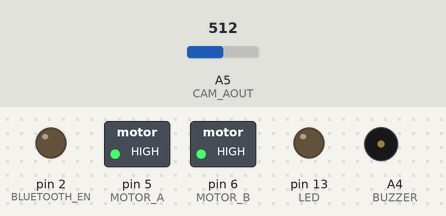
This sketch was run on a simulated Arduino Uno, built with avr-gcc and run on an emulated ATmega328P. Parts: switched loads named in the sketch (green lamp = pin HIGH), output pins drawn as LEDs (lit = HIGH), buzzer (waves = sounding, pin HIGH). Inputs (shaded band) come from the test bench; at power-on: A5 (CAM_AOUT) = 512. Pins used as bus, display or sensor lines are not drawn; what the sketch prints to the serial monitor is not drawn.

Above: at 0.2 s.
Timing chart, 0 to 1.7 s (numbered marks = the images above):
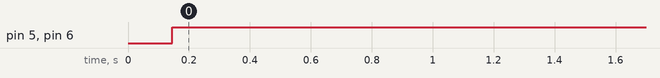

The sketch:

SEGUIDOR_CAMERA_MAIN.ino
```cpp
//########## PINOS - NÃO ALTERAR ##########
#define CAM_CLK 3
#define CAM_SI 4
#define CAM_AOUT A5
#define MOTOR_A 5
#define MOTOR_B 6
#define BUZZER A4
#define BLUETOOTH_EN 2
#define BOTAO 7
#define LED 13


//########## PARÂMETROS FIXOS - NÃO ALTERAR ##########
#define PIXEL_ARRAY_SIZE 128
#define CAM_CLK_DELAY_US  500

#define MOTOR_A_ADJUST  100
#define MOTOR_B_ADJUST  100

//########## PARÂMETROS AJUSTÁVEIS - ALTERAR À VONTADE ##########
#define COLOR_LOGIC 0
#define CAM_LIGHT_THRESHOLD 200
#define CAM_SIDE_TRIM_PIXELS 15
#define IGNORED_PIXEL_VALUE 0
#define DELAY_BETWEEN_ITERATIONS_MS 500
#define CENTER_DEAD_ZONE_PIXELS 30

//########## VARIÁVEIS DE PROCESSO - ALTERAR À VONTADE ##########
int somaEsquerda = 0, somaDireita = 0;

//########## VARIÁVEIS NECESSÁRIAS - NÃO ALTERAR ##########
int pixelArray[PIXEL_ARRAY_SIZE];
unsigned short motorACurrentSpeed = 0, motorBCurrentSpeed = 0, globalSpeed = 100;

void setup()
{
  pinMode(CAM_CLK, OUTPUT);
  pinMode(CAM_SI, OUTPUT);
  pinMode(CAM_AOUT, INPUT);
  pinMode(MOTOR_A , OUTPUT);
  pinMode(MOTOR_B , OUTPUT);
  pinMode(BUZZER , OUTPUT);
  pinMode(BLUETOOTH_EN , OUTPUT);
  pinMode(BOTAO , INPUT);
  pinMode(LED, OUTPUT);

  Serial.begin(115200); //######DEBUG ONLY######
}

void mainLogic() //AQUI VIVE A FUNÇÃO ONDE VAMOS TRABALHAR TODA A LÓGICA DO ROBÔ
{
  somaEsquerda = 0; somaDireita = 0;
  for (int i = 0; i < PIXEL_ARRAY_SIZE / 2; i++)
  {
    somaEsquerda += pixelArray[i];
  }
  for (int i = PIXEL_ARRAY_SIZE - 1; i > PIXEL_ARRAY_SIZE / 2; i--)
  {
    somaDireita += pixelArray[i];
  }
  Serial.print("Soma Esquerda: "); Serial.print(somaEsquerda); Serial.print("\t"); Serial.print("Soma Direita: "); Serial.print(somaDireita); Serial.print("\n"); //######DEBUG ONLY######

  if (somaDireita < somaEsquerda - CENTER_DEAD_ZONE_PIXELS / 2)
  {
    motorACurrentSpeed = 0;
    motorBCurrentSpeed = 100;
  }

  else if (somaDireita > somaEsquerda + CENTER_DEAD_ZONE_PIXELS / 2)
  {
    motorACurrentSpeed = 100;
    motorBCurrentSpeed = 0;
  }

  else
  {
    motorACurrentSpeed = 100;
    motorBCurrentSpeed = 100;
  }

  //  motorACurrentSpeed = map(somaEsquerda,0, somaEsquerda,0,100);
  //  motorBCurrentSpeed = map(somaDireita,0, somaDireita,0,100);
}


void loop()
{
  readCamera(); //lê valores crus da câmera
  filterCamera(); //filtra valores lidos
  mainLogic(); //toma as decisões necessárias e atualiza as velocidades dos motores
  moveMotors(motorACurrentSpeed * globalSpeed / 100, motorBCurrentSpeed * globalSpeed / 100); //envia os valores atualizados aos motores
  delay(DELAY_BETWEEN_ITERATIONS_MS);
}

void filterCamera() //CHAMAR ESTA FUNÇÃO QUANDO DESEJAR FILTRAR O SINAL DA CÂMERA
{
  for (int i = 0; i <= CAM_SIDE_TRIM_PIXELS; i++) pixelArray[i] = IGNORED_PIXEL_VALUE; //joga valores do lado esquerdo da câmera para o valor intermediario definido
  for (int i = PIXEL_ARRAY_SIZE - 1; i >= PIXEL_ARRAY_SIZE - CAM_SIDE_TRIM_PIXELS - 1; i--) pixelArray[i] = IGNORED_PIXEL_VALUE; //joga valores do lado direito da câmera para o valor intermediario definido

  for (int i = 0; i < PIXEL_ARRAY_SIZE; i++)
  {
    if (pixelArray[i] > CAM_LIGHT_THRESHOLD) pixelArray[i] = !COLOR_LOGIC;
    else pixelArray[i] = COLOR_LOGIC;
  }

  //ADICIONAR MAIS TÉCNICAS DE FILTRAGEM AQUI


  //  for (int i = 0; i < PIXEL_ARRAY_SIZE; i += 6)                 //######DEBUG ONLY###### //mostra na serial o valor da câmera a cada 6 pixels (pra caber na tela)
  //  { //######DEBUG ONLY######
  //
  //    Serial.print(pixelArray[i]);                                //######DEBUG ONLY######
  //    Serial.print(" ");                                          //######DEBUG ONLY######
  //  }                                                             //######DEBUG ONLY######
  //  Serial.print("\n");                                         //######DEBUG ONLY######
}

void readCamera() //CHAMAR ESTA FUNÇÃO QUANDO QUISER VALROES ATUALIZADOS DA CÂMERA
{
  // while(digitalRead(BOTAO) != HIGH) {} //######DEBUG ONLY###### só lê a câmera uma vez quando apertamos o botão

  digitalWrite(CAM_SI, HIGH);
  delayMicroseconds(CAM_CLK_DELAY_US / 2);

  for (int i = 0; i < PIXEL_ARRAY_SIZE; i++)
  {
    digitalWrite(CAM_CLK, HIGH);
    delayMicroseconds(CAM_CLK_DELAY_US / 2);
    digitalWrite(CAM_SI, LOW);
    delayMicroseconds(CAM_CLK_DELAY_US / 2);
    digitalWrite(CAM_CLK, LOW);
    delayMicroseconds(CAM_CLK_DELAY_US / 2);
    pixelArray[i] = analogRead(CAM_AOUT);
    delayMicroseconds(CAM_CLK_DELAY_US / 2);
  }

  //  for(int i=0;i<PIXEL_ARRAY_SIZE;i+=6)                          //######DEBUG ONLY###### //mostra na serial o valor da câmera a cada 6 pixels (pra caber na tela)
  //  {                                                             //######DEBUG ONLY######
  //
  //    Serial.print(pixelArray[i]);                                //######DEBUG ONLY######
  //    Serial.print(" ");                                          //######DEBUG ONLY######
  //  }                                                             //######DEBUG ONLY######
  //    Serial.print("\n");                                         //######DEBUG ONLY######
}

void moveMotors(byte speedA, byte speedB)
{
  float speedAConverted = map(((speedA * MOTOR_A_ADJUST) / 100), 0, 100, 0, 255);
  float speedBConverted = map(((speedB * MOTOR_B_ADJUST) / 100), 0, 100, 0, 255);

  analogWrite(MOTOR_A, (unsigned byte)speedAConverted);
  analogWrite(MOTOR_B, (unsigned byte)speedBConverted);
}
```

FrecaleCamera.cpp
```cpp
#include "FrescaleCamera.h"

int *FrescaleCamera::leSensor()
{
    delayMicroseconds(1); // Integration time in microseconds
    delay(10);            // Integration time in miliseconds

    digitalWrite(this->pinCLK, LOW);
    digitalWrite(this->pinSI, HIGH);
    digitalWrite(this->pinCLK, HIGH);
    digitalWrite(this->pinSI, LOW);

    delayMicroseconds(1);

    for (byte i = 0; i < this->numPixels; i++)
    {
        this->pixelArray[i] = analogRead(this->pinAOut);
        digitalWrite(this->pinCLK, LOW);
        delayMicroseconds(1);
        digitalWrite(this->pinCLK, HIGH);
    }
    return this->pixelArray;
}
```

FrescaleCamera.h
```cpp
#ifndef FRESCALE_CAMERA_H
#define FRESCALE_CAMERA_H

#include <digitalWriteFast.h>
#include "Arduino.h";

#define DEFAULT_NUM_PIXELS 128 // No. of pixels in array

class FrescaleCamera
{
public:
  FrescaleCamera(int pinAOut, int pinSI, int pinCLK) : pinAOut(pinAOut), pinSI(pinSI), pinCLK(pinCLK), numPixels(DEFAULT_NUM_PIXELS)
  {
    pinMode(pinSI, OUTPUT);
    pinMode(pinCLK, OUTPUT);
    pinMode(pinAOut, INPUT);
    digitalWrite(pinSI, LOW);  // IDLE state
    digitalWrite(pinCLK, LOW); // IDLE state
  };
  int *leSensor();

private:
  int pinAOut;                        // Analog output - yellow
  int pinSI;                          // Start Integration - orange
  int pinCLK;                         // Clock - red
  int pixelArray[DEFAULT_NUM_PIXELS]; // Field for measured values <0-255>
  byte numPixels;
};

#endif
```

Measured:
- by itself, pin 5 (MOTOR_A), pin 6 (MOTOR_B): LOW → HIGH at 0.14 s
